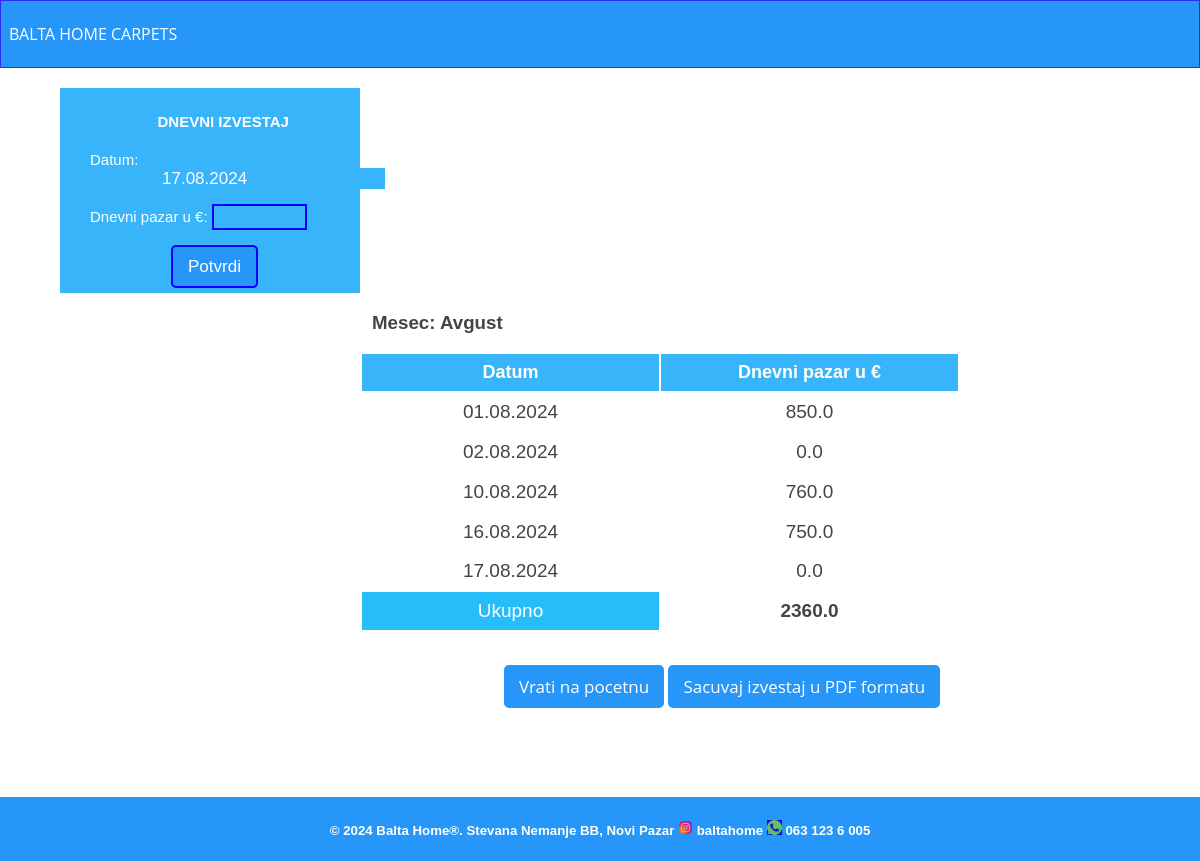
The page /dnevni_izvestaji (signed in) on the database its author committed.
### tables this page shows
CREATE TABLE avgust (
    datum TEXT,
    pazar REAL
);

### routes/admin.py (the view)
@admin.get("/dnevni_izvestaji")
def dnevni_izvestaji():
    error = None
    success = None
    error_key = request.args.get("error", None)
    success_key =  request.args.get("success", None)
    if error_key is not None:
        error = el.ErrorList.get(error_key)
    if success_key is not None:
        success = sl.SuccessList.get(success_key)
    dan = datetime.now()
    datum = dan.strftime("%d.%m.%Y")
    sve = l_login.find_saldo()
    s = 0
    for i in sve:
        s += float(i[1])
    return render_template("/dnevni_izvestaji.jinja",
                           error=error, success=success, datum=datum, sve=sve, s=s)

### db/admin_bp.py (called while the page is built)
def find_saldo():
    connection = sqlite3.connect("./orders.db")
    cursor = connection.cursor()
    cursor.execute("SELECT * FROM avgust;")
    result_set = cursor.fetchall()
    cursor.close()
    if result_set is None:
        return []
    return list(result_set)

### routes/admin.py (called while the page is built)
@admin.before_request
def check_admin_rights():
    if not "user" in session:
        return redirect("/login?error=administrator")

### templates/dnevni_izvestaji.jinja (shortened to what this page needs)
<!DOCTYPE html>
<html lang="en">
<head>
    <link rel="stylesheet" href="https://cdn.jsdelivr.net/npm/modern-normalize@2.0.0/modern-normalize.min.css"/>
    <link rel="stylesheet" href="https://cdn.jsdelivr.net/npm/@fortawesome/fontawesome-free@6.5.1/css/all.min.css"/>
    <link rel="stylesheet" href="/static/css/style.css"/>
</head>
<body style="height:100vh;">
    <header id="main_header">
        <p style="color:white">BALTA HOME CARPETS</p>
</header>
<body>
  <form  style="width:25%; text-align:left; margin-left:5%; font-size: 15px; font-family:helvetica; margin-top: 20px; background-color: rgb(55, 180, 250); color:white; padding:5px 0px 5px 30px;" method="post" action="/dnevni_izvestaji">
   <h4 style="font-family:Helvetica; margin-left:25%;">DNEVNI IZVESTAJ</h4>
    <p><label for="datum">Datum:</label>
    <input type="text" id="datum" name="datum" style="background-color:  rgb(55, 180, 250); color:white; border:none; margin-left:70px; font-size:17px;" value={{datum}} required></p>
    <p><label for="cena">Dnevni pazar u €:</label>
    <input type="text" id="cena" name="cena" style="background-color:  rgb(55, 180, 250); color:white; border:2px solid blue; font-size:17px; width:95px;"  required></p>
    <button type="submit"  class="button_magacin" style="margin-left:30%; border:2px solid blue;">Potvrdi</button>
  </form>
  <h3 style="margin-left:31%; font-family:helvetica;">Mesec: Avgust</h3>
  <table style="width:50%; text-align:center; margin-left:30%; font-size: 19px; font-family:helvetica;" class="table table-hover">
   <tr style="background-color: rgb(55, 180, 250); color: white; font-size:18px;"><th style="width:50%; text-align:center;">Datum</th><th  style="width:50%; text-align:center;">Dnevni pazar u €</th></tr>
   {% for i in sve %}
   <tr><td>{{i[0]}}</td><td>{{i[1]}}</td></tr>
   {% endfor %}
   <tr><td style="background-color:  rgb(38, 190, 250); color:white;">Ukupno</td><td><b>{{s}}</b></td></tr>
  </table>
  <p style="margin-left:42%; margin-top:45px;"><a href="/index_stock" class="button_magacin" >Vrati na pocetnu</a> <a href="/printing_saldo" class="button_magacin">Sacuvaj izvestaj u PDF formatu</a>
  </p></div>
<footer class="footer_magacin" style="margin-top:100px;">
    <h5>&copy; 2024 Balta Home&reg;. Stevana Nemanje BB, Novi Pazar
    <img src="/static/assets/ins.png" style="width:15px; height: 15px;"> baltahome <img src="/static/assets/phone.ico" style="width:15px; height: 15px; background-color:blue;"> 063 123 6 005</h5>
</footer>
</body>
</html>

### static/css/style.css (style rules this page uses)
body { font-family: "Open Sans", sans-serif; color: #444444; }
a { color: #ffc451; text-decoration: none; }
h1, h2, h3, h4, h5, h6 { font-family: "Raleway", sans-serif; }
* { box-sizing: border-box; }
#main_header { display: flex; align-items: center; padding: 8px; background-color: rgb(38, 150, 249); border: 1px solid rgb(47, 44, 246) }
.form-group table, tr, td, th { text-align: center; border-collapse: collapse; padding: 8px; width: 10% 10% 10% 10% 60% }
.footer_magacin { padding: 1px; background-color: rgb(38, 150, 249); color: #FFFFFF; text-align: center; }
.button_magacin { padding: 10px 15px; font-size: 17px; color: #FFFFFF; background-color: rgb(38, 150, 249); border: none; border-radius: 5px; cursor: pointer; transition: background-color 0.3s ease; text-align: center; }
.nesto tr, td, th { text-align: center; border-collapse: collapse; padding: 8px; width: 10% 10% 10% 10% 60% }

### rows shown on the page
avgust: datum "01.08.2024", pazar "850.0"
avgust: datum "02.08.2024", pazar "0.0"
avgust: datum "10.08.2024", pazar "760.0"
avgust: datum "16.08.2024", pazar "750.0"
avgust: datum "17.08.2024", pazar "0.0"

### other values the page prints
{{ s }} "2360.0"
